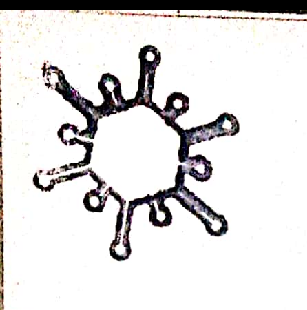
#> input picture Sellos/Adenovirus/fila-1-columna-1.png, 307 x 310 px; its folder holds only this picture in this run
$ jupyter execute --allow-errors Dataset.ipynb
#> lines starting #> are read from the running program, lines starting #| are printed output that depends on the picture
[cell 1]
import cv2
import os
import numpy as np
import random
import pickle

[cell 2]
DATADIR = 'Sellos/' ##En este folder tengo los folders de mis imágenes
Categories = ['Adenovirus', 'Ameba', 'Levadura', 'Penicilina', 'Phage', 'Sarcoptes', 'Sars-Cov-2', 'Sreptomyces coelicolor', 'Tardigrado',  'Tryponosoma']##Estos son los nombres de cada folder con imágenes
IMG_SIZE=300

[cell 3]
training_data = []

def create_training_data():
    for category in Categories:
        path = os.path.join(DATADIR, category)
        class_num = Categories.index(category)
        for img in os.listdir(path):
            try:
                img_array = cv2.imread(os.path.join(path,img), cv2.IMREAD_GRAYSCALE)
#> img_array: shape (310, 307); min 0, max 255, mean 222.2
                img_N_array = cv2.resize(img_array,(IMG_SIZE,IMG_SIZE))
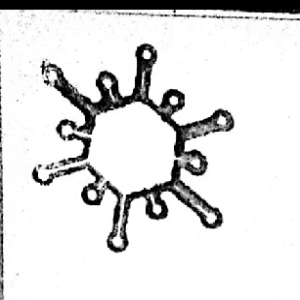
#> img_N_array: shape (300, 300); min 0, max 255, mean 222.1
                img_Vec = (np.asarray(img_N_array)).flatten()
                training_data.append([img_N_array,img_Vec, class_num])
            except Exception as e:
                pass
#> pass 2 of the loop in create_training_data, `for category in Categories:`:
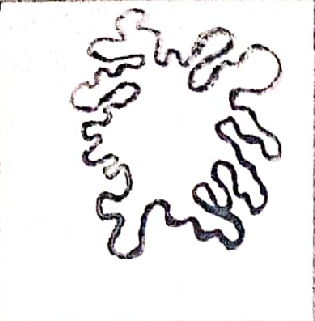
#> input picture Sellos/Ameba/fila-1-columna-1.png, 315 x 321 px
#> img_array: shape (321, 315)
#> in create_training_data, `img_N_array = cv2.resize(img_array,(IMG_SIZE,IMG_SIZE))`:
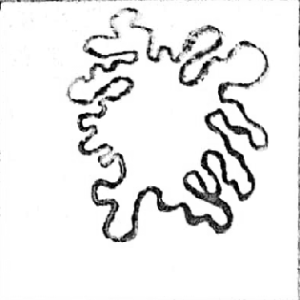
#> img_N_array: shape (300, 300); min 0, max 255, mean 235.1
##sea crea el dataset con tres partes en cada entrada,
##[la matriz para poder imprimir la imágen, el vector con el que quiero usar KNN, la etiqueta que me dice a cual de las imágenes pertenece]
#> (the rest of this cell did not finish here and is left out)

[cell 4]
random.shuffle(training_data)

[cell 5]
Z=[]##Para guardar las matrices
X=[]##Para guardar los vectores
y=[]##Para guardar las etiquetas


for image, features, label in training_data:
    Z.append(image)
    X.append(features)
    y.append(label)
#> this loop made 2 passes
#> label on passes 1 to 2: 0, 1
#> after the loop, X = 2 items; Z = 2 items; y = [0, 1]
